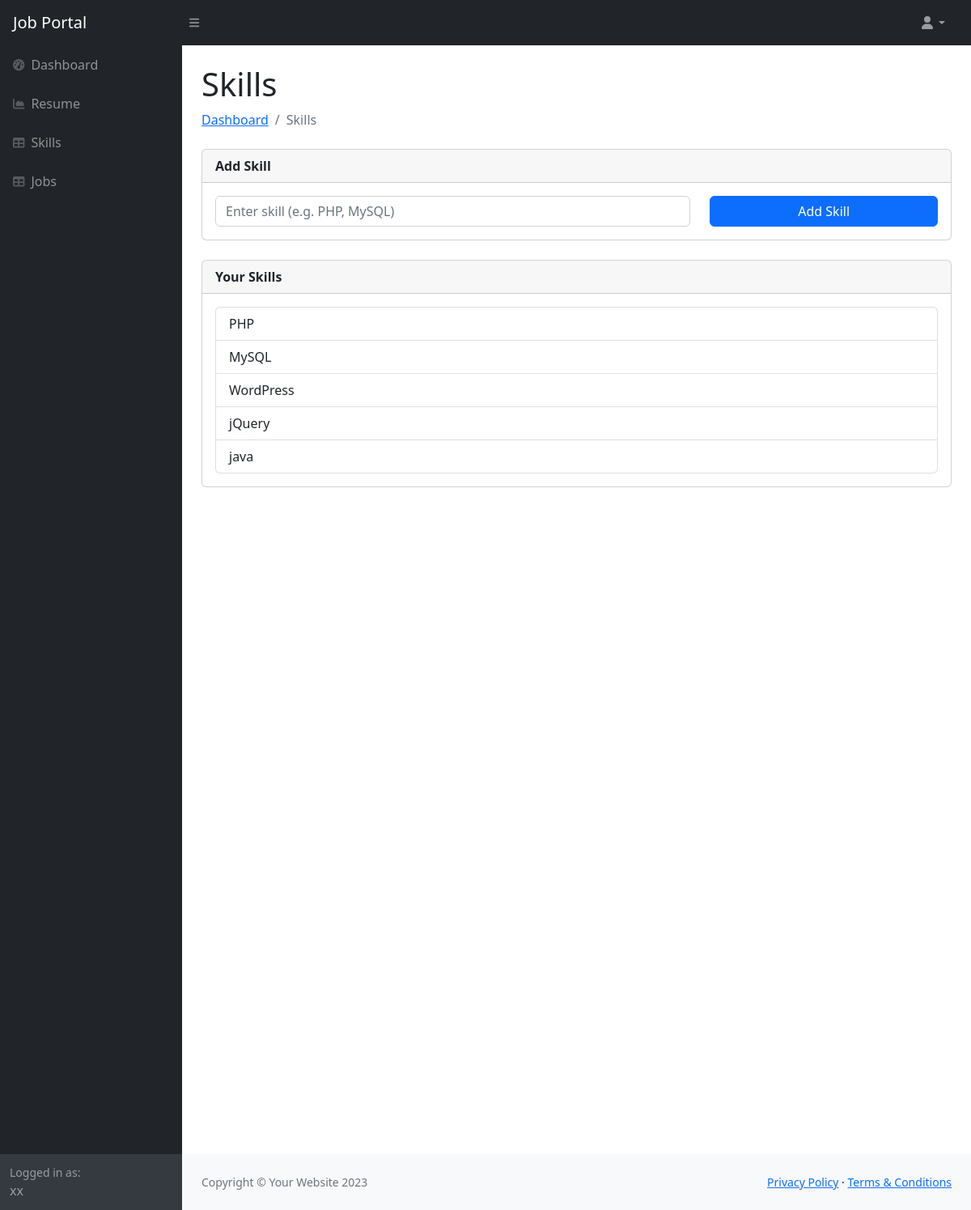
The page /views/candidate/skills.php (signed in) on the database its author committed.
### tables this page shows
CREATE TABLE `skills` (
  `id` int(11) NOT NULL,
  `user_id` int(11) NOT NULL,
  `skill_name` varchar(150) NOT NULL
);

### views/candidate/skills.php (the view, shortened to what this page needs)
<?php
include "../../models/db_connection/db.php";
$user_id = $_SESSION['user_id'] ?? 0;
$result = mysqli_query($conn, "SELECT * FROM skills WHERE user_id='$user_id'");
?>
<!DOCTYPE html>
<html lang="en">
    <head>
        <link href="../../assets/css/styles.css" rel="stylesheet" />
    </head>
    <body>
        <?php include("../../templates/header.php");?>
        <div id="layoutSidenav">
            <?php include("../../templates/sidenav.php");?>
            <div id="layoutSidenav_content">
                <main>
                    <div class="container-fluid px-4">
                        <h1 class="mt-4">Skills</h1>
                        <ol class="breadcrumb mb-4">
                            <li class="breadcrumb-item"><a href="dashboard.php">Dashboard</a></li>
                            <li class="breadcrumb-item active">Skills</li>
                        </ol>
                            <div class="card mb-4">
                                <div class="card-header">
                                    <strong>Add Skill</strong>
                                </div>
                                <div class="card-body">
                                    <form method="post">
                                        <div class="row">
                                            <div class="col-md-8">
                                                <input type="text" name="skill_name" class="form-control" placeholder="Enter skill (e.g. PHP, MySQL)" required>
                                            </div>
                                            <div class="col-md-4">
                                                <button type="submit" class="btn btn-primary w-100"  name="add_skill_btn">Add Skill</button>
                                            </div>
                                        </div>
                                    </form>
                                </div>
                            </div>
                            <div class="card mb-4">
                                <div class="card-header">
                                    <strong>Your Skills</strong>
                                </div>
                                <div class="card-body">
                                    <?php if (mysqli_num_rows($result) > 0) { ?>
                                        <ul class="list-group">
                                            <?php while ($row = mysqli_fetch_assoc($result)) { ?>
                                                <li class="list-group-item">
                                                    <?php echo htmlspecialchars($row['skill_name']); ?>
                                                </li>
                                            <?php } ?>
                                        </ul>
                                    <?php } else { ?>
                                        <p>No skills added yet.</p>
                                    <?php } ?>
                                </div>
                            </div>
                        <div style="height: 100vh"></div>
                    </div>
                </main>
                <?php include("../../templates/footer.php");?>
            </div>
        </div>
    </body>
</html>

### rows shown on the page
skills: skill_name "PHP"
skills: skill_name "MySQL"
skills: skill_name "WordPress"
skills: skill_name "jQuery"
skills: skill_name "java"

### other values the page prints
$_SESSION["user_name"] "xx"
